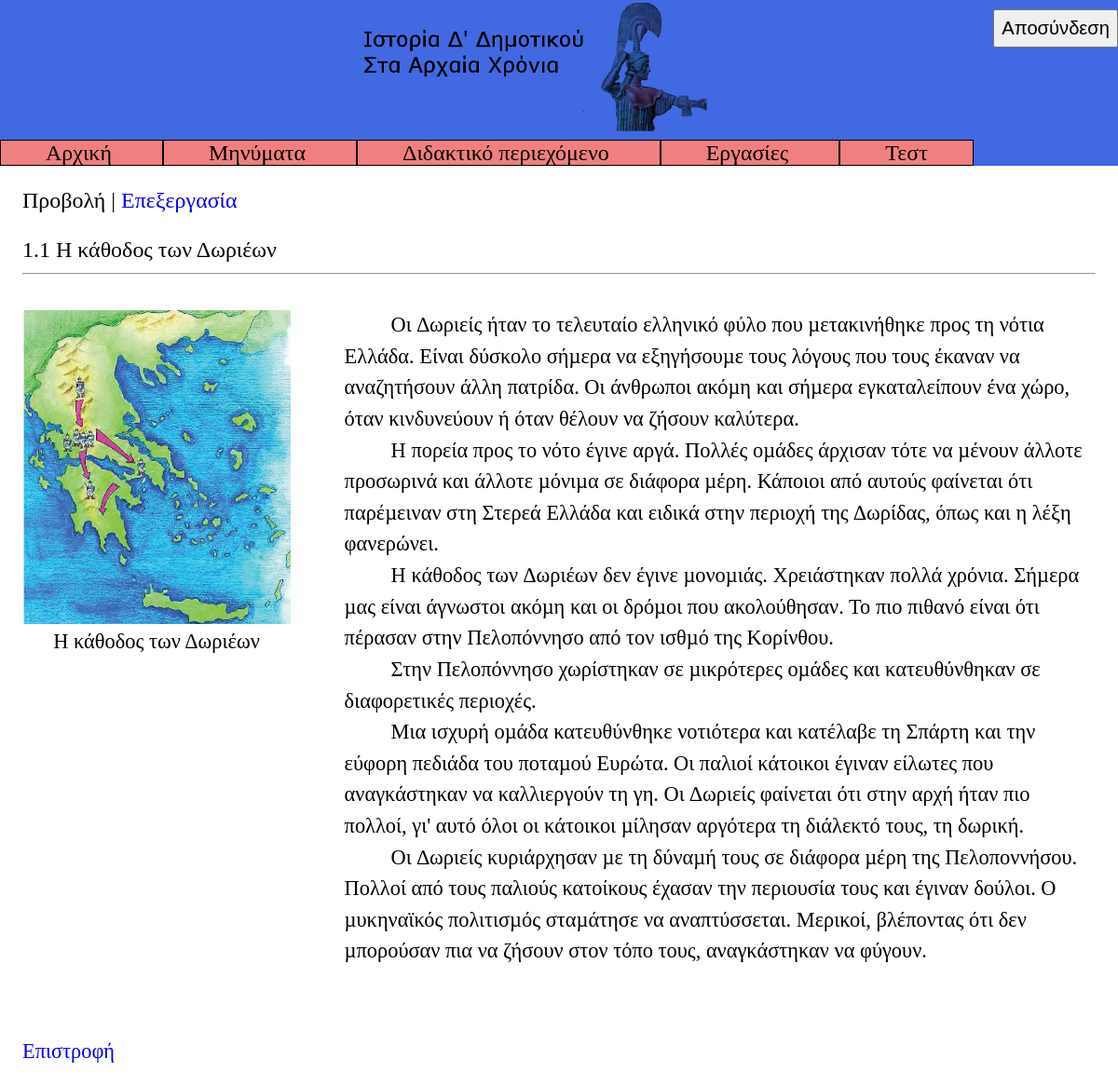
Screenshot of /code/professor/show_chapter.php?section=1&chapter=1 (signed in) with the database file from the repository.
### tables this page shows
CREATE TABLE `chapter` (
  `section_number` int(11) NOT NULL,
  `number` int(11) NOT NULL,
  `title` varchar(80) NOT NULL,
  `text` text NOT NULL,
  `image` varchar(100) DEFAULT NULL,
  `youtube` varchar(200) DEFAULT NULL
);

CREATE TABLE `material` (
  `path` varchar(100) NOT NULL,
  `description` text NOT NULL
);

### code/professor/show_chapter.php (the view, shortened to what this page needs)
<!DOCTYPE html>
<html>
<head>
	<link rel="stylesheet" type="text/css" href="pstyles.css" />
</head>
<body>
	<button class="logout" onclick="logout()"> Αποσύνδεση </button>
	<img src="../banner.png" alt="Ιστορία Δ' Δημοτικού Στα Αρχαία Χρόνια" class="banner">
	<div class="big menu">
		<span class="menup"> <a href="phome.php" class="link_to_page"> Αρχική </a> </span>
		<span class="menup"> <a href="message.php" class="link_to_page"> Μηνύματα </a> </span>
		<span class="menup"> <a href="content.php" class="link_to_page"> Διδακτικό περιεχόμενο </a> </span>
		<span class="menup"> <a href="group_project.php" class="link_to_page"> Εργασίες </a> </span>
		<span class="menup"> <a href="test.php" class="link_to_page"> Τεστ </a> </span>
	</div>
	<div class="main">
<?php
if ((isset($_GET["chapter"])) and (isset($_GET["section"]))) {
	$chapter = $_GET["chapter"];
	$section = $_GET["section"];
}
else {
	echo "<script> alert('Κάτι πήγε στραβά.'); location.href = 'content.php'; </script>";
	exit();
}
echo "<span class='big'> Προβολή | <a href='modify_chapter_form.php?section=".$section."&chapter=".$chapter."'> Επεξεργασία </a> </span> <br> <br>";
$link = connect_to_database("../login_register_form.php");
$result = $link->query("SELECT * FROM chapter WHERE section_number=".$section." AND number=".$chapter);
$row = mysqli_fetch_array($result, MYSQLI_ASSOC);
if (!empty($row)) {
	echo "<span class='big'>".$row["section_number"].".".$row["number"]." ".$row["title"]."</span>";
	echo "<hr> <br>";
	$text = "<p class='text'>".$row["text"]."</p>";
	$text = str_replace("\n", "\n</p> <p class='text'>", $text);
	if (($row["image"] == NULL) and ($row["youtube"] == NULL)) {
		echo $text;
	}
	else if ($row["image"] == NULL) {
		echo $text."<br> <br>";
		echo "<div class='embedded_container'>".$row["youtube"]."</div>";
	}
	else {
		$result = $link->query("SELECT * FROM chapter INNER JOIN material ON chapter.image=material.path WHERE section_number=".$section." AND number=".$chapter);
		$row = mysqli_fetch_array($result, MYSQLI_ASSOC);
		$output = "<div class='container'> <div class='chapter_image_left'> <img src='".$row["image"]."' class='chapter_image'>".
				"<p class='center'>".$row["description"]."</p> </div> <div class='chapter_text'>".
				$text."</div> </div> <br>";
		echo $output;
	}
}
else {
	echo "<script> alert('Κάτι πήγε στραβά.'); location.href = 'content.php'; </script>";
}
?>
		<br> <br> <a href="content.php"> Επιστροφή </a>
	</div>
</body>
</html>

### code/professor/pstyles.css (style rules this page uses)
* { box-sizing: border-box; }
body { background-color: royalblue; font-family: "Verdana"; font-size: 140%; margin: 0; }
button { font-size: 90%; padding: 7px; margin-top: 10px; cursor: pointer; }
p { margin: 0; }
a { text-decoration: none; }
button.logout { float: right; }
img.banner { display: table-cell; margin-left: 32.5%; margin-right: 32.5%; width: 35%; }
div.menu { margin-right: 10%; margin-left: 10%; }
div.container { display: flex; flex-wrap: wrap; justify-content: space-between; align-items: flex-start; }
span.menup { border: 1px solid black; padding: 0 4%; background-color: lightcoral; cursor: pointer; }
div.main { background-color: white; padding: 2%; margin-left: 10%; margin-right: 10%; }
.big { font-size: 107%; }
p.center { text-align: center; }
div.chapter_image_left { width: 25%; }
div.chapter_text { width: 70%; }
img.chapter_image { width: 100%; }
p.text { line-height: 1.5; text-indent: 50px; }
a.link_to_page { color: black; }
@media only screen and (max-width: 1400px) { div.main { margin-left: 0; margin-right: 0; } }
@media only screen and (max-width: 1400px) { div.menu { margin-right: 0; margin-left: 0; } }

### rows the page displays
chapter: section_number "1", number "1", title "Η κάθοδος των Δωριέων", image (picture), image.description "Η κάθοδος των Δωριέων", text "Oι ∆ωριείς ήταν το τελευταίο ελληνικό φύλο που µετακινήθηκε προς τη νότια Ελλάδα. Είναι δύσκολο σήµερα να εξηγήσουµε τους λόγους που τους έκαναν να αναζητήσουν άλλη πατρίδα. Oι άνθρωποι ακόµη και σήµερα εγκαταλείπουν ένα χώρο, όταν κινδυνεύουν ή όταν θέλουν να ζήσουν καλύτερα. Η πορεία προς το νότο έγινε αργά. Πολλές οµάδες άρχισαν τότε να µένουν άλλοτε προσωρινά και άλλοτε µόνιµα σε διάφορα µέρη. Κάποιοι από αυτούς φαίνεται ότι παρέµειναν στη Στερεά Ελλάδα και ειδικά στην περιοχή της ∆ωρίδας, όπως και η λέξη φανερώνει. Η κάθοδος των ∆ωριέων δεν έγινε µονοµιάς. Χρειάστηκαν πολλά χρόνια. Σήµερα µας είναι άγνωστοι ακόµη και οι δρόµοι που ακολούθησαν. Το πιο πιθανό είναι ότι πέρασαν στην…"
